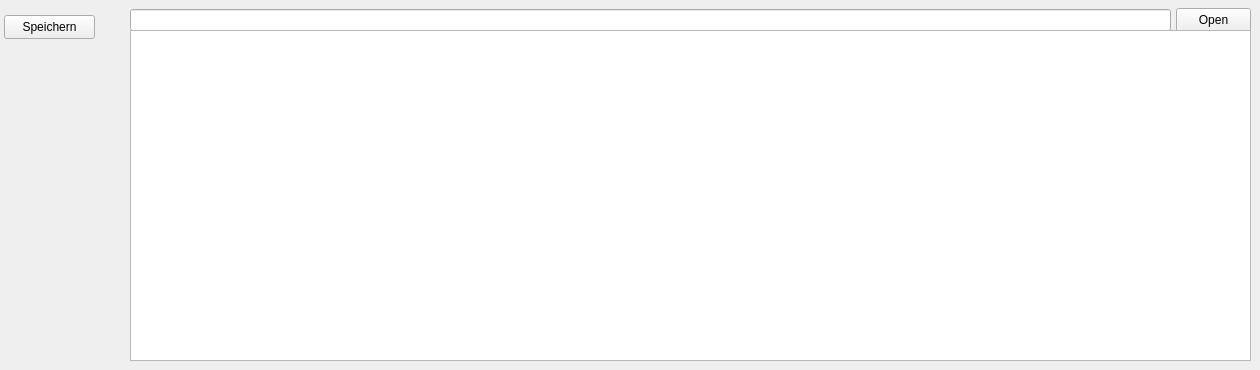
     <widget class="QWidget" name="editorSettingsTab">
      <attribute name="title">
       <string>Editor</string>
      </attribute>
      <widget class="QPushButton" name="ButtonZurueck_5">
       <property name="geometry">
        <rect>
         <x>0</x>
         <y>130</y>
         <width>81</width>
         <height>81</height>
        </rect>
       </property>
       <property name="cursor">
        <cursorShape>PointingHandCursor</cursorShape>
       </property>
       <property name="text">
        <string/>
       </property>
       <property name="icon">
        <iconset resource="MainWindowResources.qrc">
         <normaloff>:/Misc/imgs/zurueck.png</normaloff>:/Misc/imgs/zurueck.png</iconset>
       </property>
       <property name="iconSize">
        <size>
         <width>81</width>
         <height>81</height>
        </size>
       </property>
       <property name="flat">
        <bool>true</bool>
       </property>
      </widget>
      <widget class="QPushButton" name="pushButtonSpeichern_3">
       <property name="geometry">
        <rect>
         <x>4</x>
         <y>15</y>
         <width>91</width>
         <height>24</height>
        </rect>
       </property>
       <property name="text">
        <string>Speichern</string>
       </property>
      </widget>
      <widget class="QLineEdit" name="lineEditFilePath">
       <property name="geometry">
        <rect>
         <x>130</x>
         <y>9</y>
         <width>1041</width>
         <height>22</height>
        </rect>
       </property>
      </widget>
      <widget class="QPushButton" name="pushButtonOpenFile">
       <property name="geometry">
        <rect>
         <x>1176</x>
         <y>8</y>
         <width>75</width>
         <height>24</height>
        </rect>
       </property>
       <property name="text">
        <string>Open</string>
       </property>
      </widget>
      <widget class="QTextEdit" name="textEditFile">
       <property name="geometry">
        <rect>
         <x>130</x>
         <y>30</y>
         <width>1121</width>
         <height>331</height>
        </rect>
       </property>
      </widget>
     </widget>
